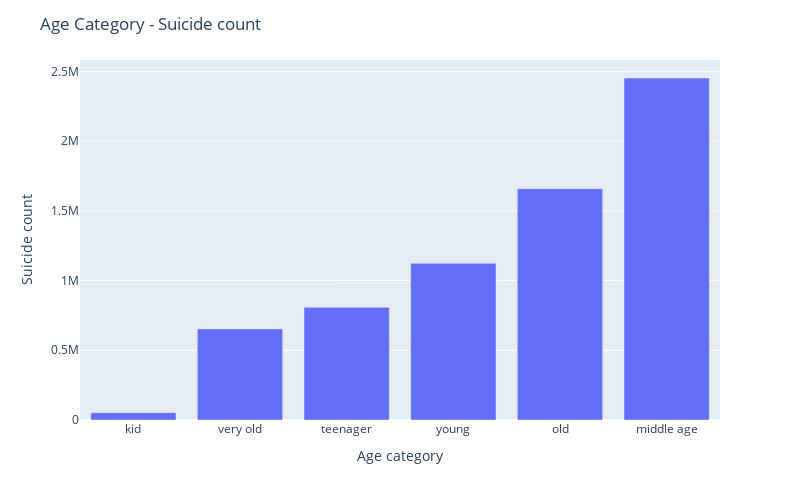

Notebook source saved alongside this figure:
### Code cell
fig=px.bar(category_suic,x=category_suic.index,y=category_suic)
fig.update_layout(title='Age Category - Suicide count', xaxis_title='Age category', yaxis_title='Suicide count',width=800,height=500)

### Figure 1 — Plotly figure (JSON) as saved in the notebook; plotly's stock layout.template omitted (floating-point values rounded to 4 significant figures)
{"data": [{"alignmentgroup": "True", "hovertemplate": "age category=%{x}<br>y=%{y}<extra></extra>", "legendgroup": "", "marker": {"color": "#636efa", "pattern": {"shape": ""}}, "name": "", "offsetgroup": "", "orientation": "v", "showlegend": false, "textposition": "auto", "type": "bar", "x": ["kid", "very old", "teenager", "young", "old", "middle age"], "xaxis": "x", "y": [52264, 653118, 808542, 1123912, 1658443, 2452141], "yaxis": "y"}], "layout": {"barmode": "relative", "height": 500, "legend": {"tracegroupgap": 0}, "margin": {"t": 60}, "title": {"text": "Age Category - Suicide count"}, "width": 800, "xaxis": {"anchor": "y", "autorange": true, "domain": [0, 1], "range": [-0.5, 5.5], "title": {"text": "Age category"}, "type": "category"}, "yaxis": {"anchor": "x", "autorange": true, "domain": [0, 1], "range": [0, 2581000.0], "title": {"text": "Suicide count"}, "type": "linear"}}}
